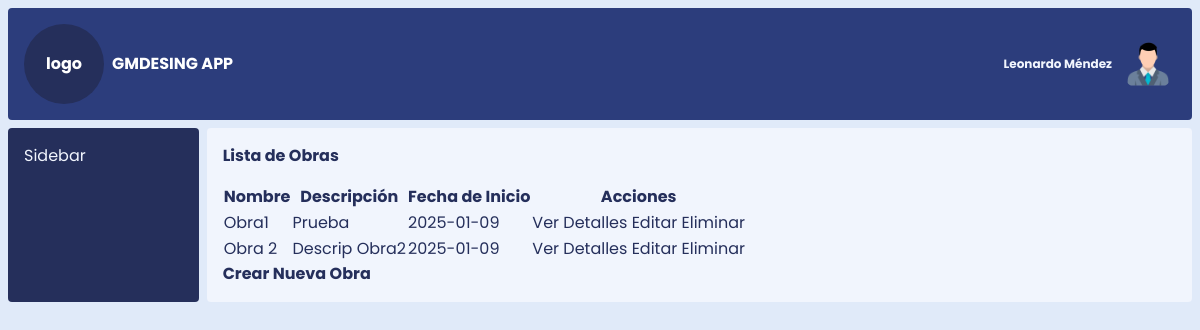
The page /obras on the database its author committed.
### models.py (models this page shows)
class Obra(db.Model):
    id_obra = db.Column(db.Integer, primary_key=True)
    nombre_obra = db.Column(db.String(100), nullable=False)
    descripcion_obra = db.Column(db.Text)
    fecha_inicio = db.Column(db.Date)
    partidas = db.relationship('Partida', backref='obra', lazy=True) # Relación con Partidas

### app.py (the view)
@app.route('/obras')
def index():
    obras = Obra.query.all()
    return render_template('obras.html', obras=obras, datos=datos) # Pasa las obras a la plantilla

### templates/obras.html (shortened to what this page needs)
{% extends 'base.html' %}
{% block content %}
    <h1 class="text-3xl font-bold mb-4">Lista de Obras</h1>
    {% if obras %}
    <div class="overflow-x-auto">
        <table class="min-w-full divide-y divide-gray-200 border border-gray-300">
            <thead class="bg-gray-50">
                <tr>
                    <th scope="col" class="px-6 py-3 text-left text-xs font-medium text-gray-500 uppercase tracking-wider">Nombre</th>
                    <th scope="col" class="px-6 py-3 text-left text-xs font-medium text-gray-500 uppercase tracking-wider">Descripción</th>
                    <th scope="col" class="px-6 py-3 text-left text-xs font-medium text-gray-500 uppercase tracking-wider">Fecha de Inicio</th>
                    <th scope="col" class="px-6 py-3 relative">
                        <span class="sr-only">Acciones</span>
                    </th>
                </tr>
            </thead>
            <tbody class="bg-white divide-y divide-gray-200">
                {% for obra in obras %}
                <tr>
                    <td class="px-6 py-4 whitespace-nowrap">{{ obra.nombre_obra }}</td>
                    <td class="px-6 py-4">{{ obra.descripcion_obra }}</td>
                    <td class="px-6 py-4 whitespace-nowrap">{{ obra.fecha_inicio }}</td>
                    <td class="px-6 py-4 whitespace-nowrap text-right text-sm font-medium">
                        <a href="{{ url_for('ver_obra', id_obra=obra.id_obra) }}" class="text-indigo-600 hover:text-indigo-900 mr-2">Ver Detalles</a>
                        <a href="{{ url_for('editar_obra', id_obra=obra.id_obra) }}" class="text-yellow-600 hover:text-yellow-900 mr-2">Editar</a>
                        <button type="button" class="text-red-600 hover:text-red-900" data-bs-toggle="modal" data-bs-target="#confirmDelete{{obra.id_obra}}">Eliminar</button>
                    </td>
                </tr>
                {% endfor %}
            </tbody>
        </table>
    </div>
    {% else %}
    <p class="text-gray-600">No hay obras registradas.</p>
    {% endif %}
    <a href="{{ url_for('crear_obra') }}" class="bg-green-500 hover:bg-green-700 text-slate-800 font-bold py-2 px-4 rounded mt-4 inline-block">Crear Nueva Obra</a>
{% endblock %}

### static/css/styles.css (style rules this page uses)
html, :host { line-height: 1.5; -webkit-text-size-adjust: 100%; -moz-tab-size: 4; -o-tab-size: 4; tab-size: 4; font-family: Poppins, sans-serif; font-feature-settings: normal; font-variation-settings: normal; -webkit-tap-highlight-color: transparent; }
body { margin: 0; line-height: inherit; }
h1, h2, h3, h4, h5, h6 { font-size: inherit; font-weight: inherit; }
a { color: inherit; text-decoration: inherit; }
table { text-indent: 0; border-color: inherit; border-collapse: collapse; }
button, input, optgroup, select, textarea { font-family: inherit; font-feature-settings: inherit; font-variation-settings: inherit; font-size: 100%; font-weight: inherit; line-height: inherit; letter-spacing: inherit; color: inherit; margin: 0; padding: 0; }
button, select { text-transform: none; }
button, input:where([type='button']), input:where([type='reset']), input:where([type='submit']) { -webkit-appearance: button; background-color: transparent; background-image: none; }
blockquote, dl, dd, h1, h2, h3, h4, h5, h6, hr, figure, p, pre { margin: 0; }
button, [role="button"] { cursor: pointer; }
.base { --tw-bg-opacity: 1; background-color: rgb(224 234 249 / var(--tw-bg-opacity, 1)); }
.mb-4 { margin-bottom: 1rem; }
.grid { display: grid; }
.h-\[100vh\] { height: 100vh; }
.grid-cols-12 { grid-template-columns: repeat(12, minmax(0, 1fr)); }
.gap-2 { gap: 0.5rem; }
.p-2 { padding: 0.5rem; }
.text-right { text-align: right; }
.font-bold { font-weight: 700; }

### rows shown on the page
Obra: nombre_obra "Obra1", descripcion_obra "Prueba", fecha_inicio "2025-01-09"
Obra: nombre_obra "Obra 2", descripcion_obra "Descrip Obra2", fecha_inicio "2025-01-09"

### other values the page prints
{{ datos.sistema }} "GMDESING APP"
{{ datos.usuario }} "Leonardo Méndez"
